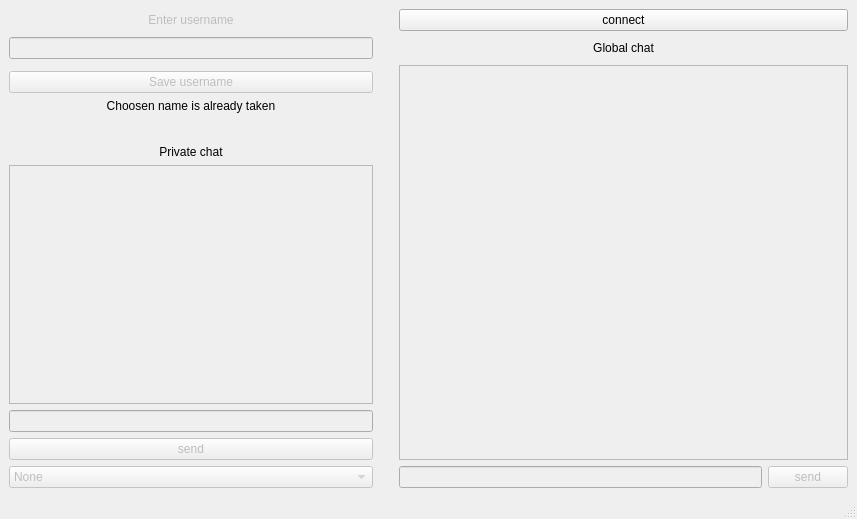
<?xml version="1.0" encoding="UTF-8"?>
<ui version="4.0">
 <class>MainWindow</class>
 <widget class="QMainWindow" name="MainWindow">
  <property name="geometry">
   <rect>
    <x>0</x>
    <y>0</y>
    <width>857</width>
    <height>519</height>
   </rect>
  </property>
  <property name="windowTitle">
   <string>MainWindow</string>
  </property>
  <widget class="QWidget" name="centralwidget">
   <layout class="QGridLayout" name="gridLayout">
    <item row="9" column="0">
     <widget class="QPushButton" name="pushButtonPrv">
      <property name="enabled">
       <bool>false</bool>
      </property>
      <property name="text">
       <string>send</string>
      </property>
     </widget>
    </item>
    <item row="11" column="2">
     <widget class="QLineEdit" name="lineEdit">
      <property name="enabled">
       <bool>false</bool>
      </property>
     </widget>
    </item>
    <item row="8" column="0">
     <widget class="QLineEdit" name="prvText">
      <property name="enabled">
       <bool>false</bool>
      </property>
      <property name="sizePolicy">
       <sizepolicy hsizetype="Expanding" vsizetype="Fixed">
        <horstretch>0</horstretch>
        <verstretch>0</verstretch>
       </sizepolicy>
      </property>
     </widget>
    </item>
    <item row="6" column="0">
     <widget class="QLabel" name="label_2">
      <property name="text">
       <string>Private chat</string>
      </property>
      <property name="alignment">
       <set>Qt::AlignCenter</set>
      </property>
     </widget>
    </item>
    <item row="2" column="2" rowspan="8" colspan="2">
     <widget class="QTextBrowser" name="textBrowser">
      <property name="enabled">
       <bool>false</bool>
      </property>
     </widget>
    </item>
    <item row="11" column="0">
     <widget class="QComboBox" name="userBox">
      <property name="enabled">
       <bool>false</bool>
      </property>
      <item>
       <property name="text">
        <string>None</string>
       </property>
      </item>
     </widget>
    </item>
    <item row="0" column="0">
     <widget class="QLabel" name="label">
      <property name="enabled">
       <bool>false</bool>
      </property>
      <property name="text">
       <string>Enter username</string>
      </property>
      <property name="alignment">
       <set>Qt::AlignCenter</set>
      </property>
     </widget>
    </item>
    <item row="0" column="2" colspan="2">
     <widget class="QPushButton" name="pushButtonConnect">
      <property name="text">
       <string>connect</string>
      </property>
     </widget>
    </item>
    <item row="11" column="3">
     <widget class="QPushButton" name="pushButtonSend">
      <property name="enabled">
       <bool>false</bool>
      </property>
      <property name="text">
       <string>send</string>
      </property>
     </widget>
    </item>
    <item row="3" column="0">
     <widget class="QPushButton" name="pushButtonName">
      <property name="enabled">
       <bool>false</bool>
      </property>
      <property name="text">
       <string>Save username</string>
      </property>
      <property name="checkable">
       <bool>false</bool>
      </property>
      <property name="checked">
       <bool>false</bool>
      </property>
     </widget>
    </item>
    <item row="1" column="0">
     <widget class="QLineEdit" name="lineEdit_2">
      <property name="enabled">
       <bool>false</bool>
      </property>
      <property name="alignment">
       <set>Qt::AlignCenter</set>
      </property>
     </widget>
    </item>
    <item row="1" column="2" colspan="2">
     <widget class="QLabel" name="label_3">
      <property name="text">
       <string>Global chat</string>
      </property>
      <property name="alignment">
       <set>Qt::AlignCenter</set>
      </property>
     </widget>
    </item>
    <item row="7" column="0">
     <widget class="QTextBrowser" name="privateBrowser">
      <property name="enabled">
       <bool>false</bool>
      </property>
     </widget>
    </item>
    <item row="7" column="1">
     <spacer name="verticalSpacer">
      <property name="orientation">
       <enum>Qt::Vertical</enum>
      </property>
      <property name="sizeHint" stdset="0">
       <size>
        <width>20</width>
        <height>40</height>
       </size>
      </property>
     </spacer>
    </item>
    <item row="4" column="0">
     <widget class="QLabel" name="error_label">
      <property name="text">
       <string>Choosen name is already taken</string>
      </property>
      <property name="alignment">
       <set>Qt::AlignCenter</set>
      </property>
     </widget>
    </item>
    <item row="5" column="0">
     <spacer name="horizontalSpacer">
      <property name="orientation">
       <enum>Qt::Horizontal</enum>
      </property>
      <property name="sizeHint" stdset="0">
       <size>
        <width>40</width>
        <height>20</height>
       </size>
      </property>
     </spacer>
    </item>
   </layout>
  </widget>
  <widget class="QMenuBar" name="menubar">
   <property name="geometry">
    <rect>
     <x>0</x>
     <y>0</y>
     <width>857</width>
     <height>26</height>
    </rect>
   </property>
  </widget>
  <widget class="QStatusBar" name="statusbar"/>
 </widget>
 <resources/>
 <connections/>
</ui>
